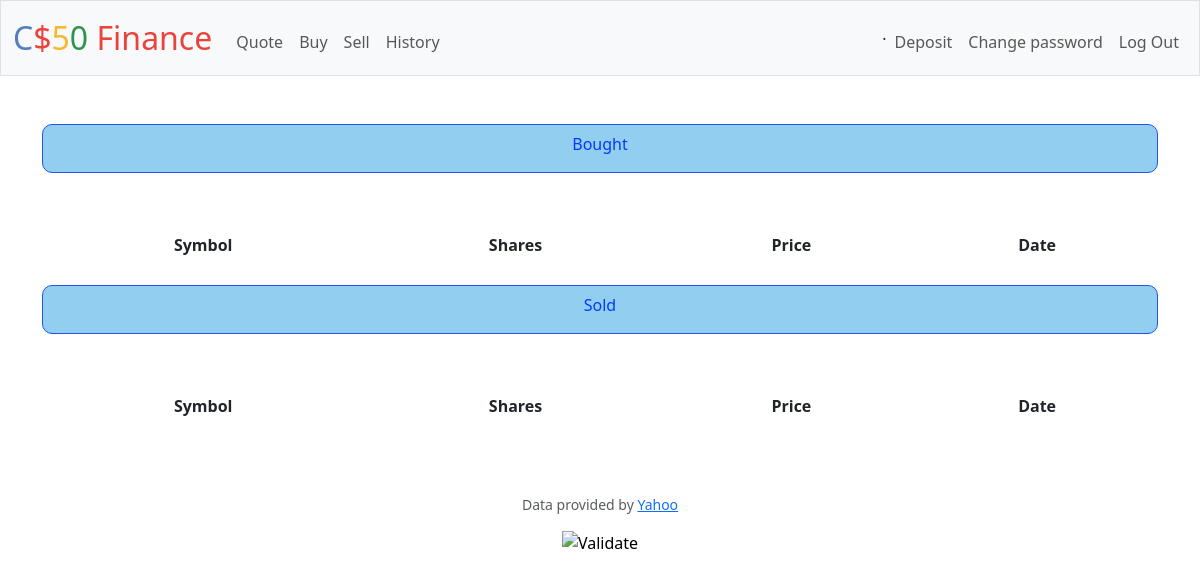
The app's page /history (signed in), older data.
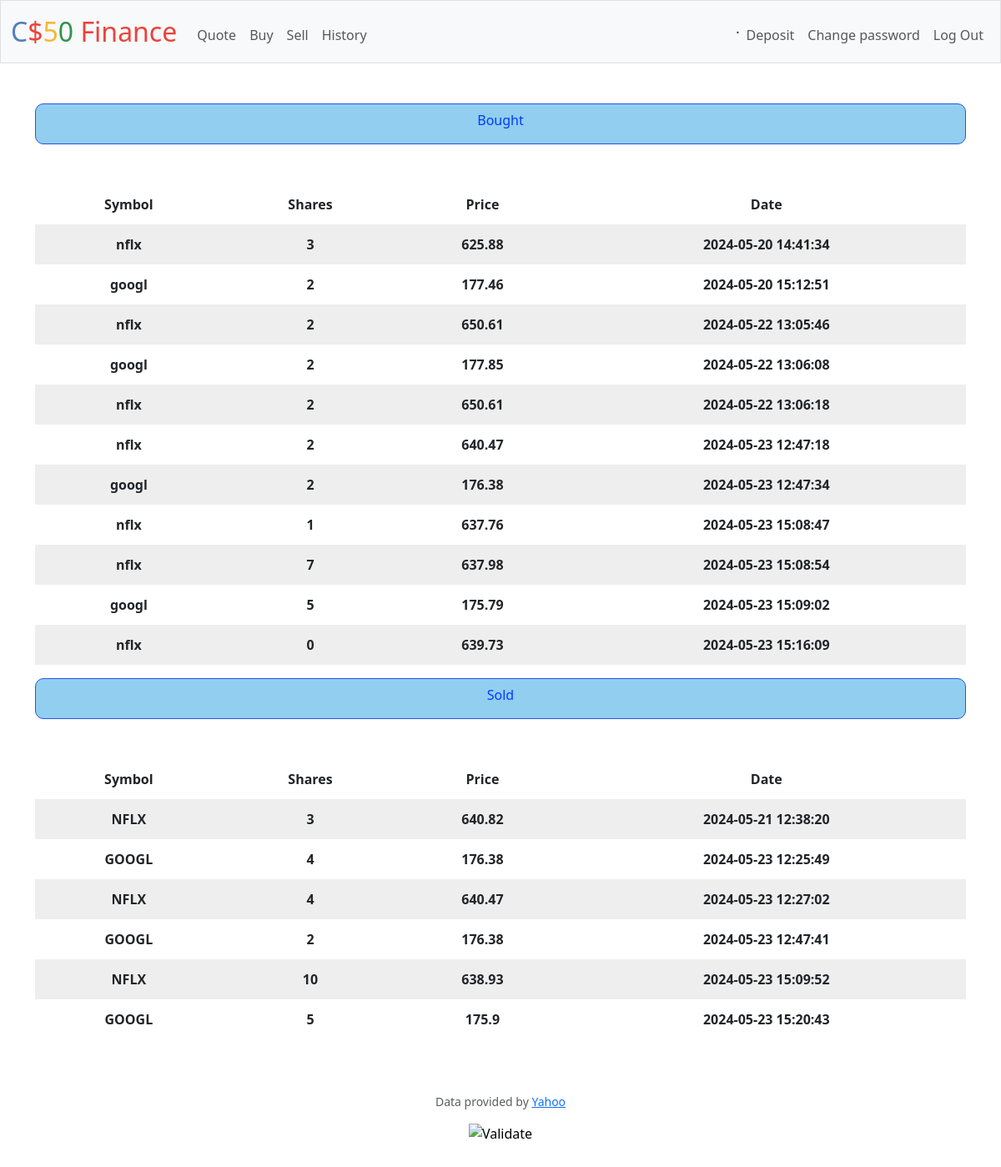
The same page, newer data.
### tables this page shows
CREATE TABLE buys (id INTEGER PRIMARY KEY AUTOINCREMENT NOT NULL, user TEXT NOT NULL, symbol TEXT NOT NULL, shares NUMERIC NOT NULL, price NUMERIC NOT NULL, dates DATETIME);

CREATE TABLE sells (id INTEGER PRIMARY KEY AUTOINCREMENT NOT NULL, user TEXT NOT NULL, symbol TEXT NOT NULL, shares NUMERIC NOT NULL, price NUMERIC NOT NULL, dates DATETIME);

### app.py (the view)
@app.route("/history")
@login_required
def history():
    user_result = db.execute(
            "SELECT username FROM users WHERE id = ?",
            session["user_id"]
            )
    user = user_result[0]["username"]
    bought = db.execute("SELECT * FROM buys WHERE user = ?", user)
    sold = db.execute("SELECT * FROM sells WHERE user = ?", user)
    return render_template("history.html", bought=bought, sold=sold)

### app.py (called while the page is built)
@app.after_request
def after_request(response):
    response.headers["Cache-Control"] = "no-cache, no-store, must-revalidate"
    response.headers["Expires"] = 0
    response.headers["Pragma"] = "no-cache"
    return response

### helpers.py (called while the page is built)
def login_required(f):
    @wraps(f)
    def decorated_function(*args, **kwargs):
        if session.get("user_id") is None:
            return redirect("/login")
        return f(*args, **kwargs)
    return decorated_function

### templates/history.html (shortened to what this page needs)
{% extends "layout.html" %}
{% block main %}
<div class="bought">
    <h6>Bought</h6>
</div>
<div>
    <table>
        <thead>
            <tr>
                <th>Symbol</th>
                <th>Shares</th>
                <th>Price</th>
                <th>Date</th>
            </tr>
        </thead>
        <tbody>
            {% for i in bought%}
            <tr>
                <td>{{ i["symbol"] }}</td>
                <td>{{ i["shares"] }}</td>
                <td>{{ i["price"] }}</td>
                <td>{{ i["dates"] }}</td>
            </tr>
            {% endfor %}
        </tbody>
    </table>
</div>
<div class="bought">
    <h6>Sold</h6>
</div>
<div>
    <table>
        <thead>
            <tr>
                <th>Symbol</th>
                <th>Shares</th>
                <th>Price</th>
                <th>Date</th>
            </tr>
        </thead>
        <tbody>
            {% for i in sold %}
            <tr>
                <td>{{ i["symbol"] | upper }}</td>
                <td>{{ i["shares"] }}</td>
                <td>{{ i["price"] }}</td>
                <td>{{ i["dates"] }}</td>
            </tr>
            {% endfor %}
        </tbody>
    </table>
</div>
{% endblock %}

Row changes from the older to the newer data that the page shows:
added buys: symbol "nflx", shares "3", price "625.88", dates "2024-05-20 14:41:34"
added buys: symbol "googl", shares "2", price "177.46", dates "2024-05-20 15:12:51"
added buys: symbol "nflx", shares "2", price "650.61", dates "2024-05-22 13:05:46"
added buys: symbol "googl", shares "2", price "177.85", dates "2024-05-22 13:06:08"
added buys: symbol "nflx", shares "2", price "650.61", dates "2024-05-22 13:06:18"
added buys: symbol "nflx", shares "2", price "640.47", dates "2024-05-23 12:47:18"
added buys: symbol "googl", shares "2", price "176.38", dates "2024-05-23 12:47:34"
added buys: symbol "nflx", shares "1", price "637.76", dates "2024-05-23 15:08:47"
added buys: symbol "nflx", shares "7", price "637.98", dates "2024-05-23 15:08:54"
added buys: symbol "googl", shares "5", price "175.79", dates "2024-05-23 15:09:02"
added buys: symbol "nflx", shares "0", price "639.73", dates "2024-05-23 15:16:09"
added sells: symbol "NFLX", shares "3", price "640.82", dates "2024-05-21 12:38:20"
added sells: symbol "GOOGL", shares "4", price "176.38", dates "2024-05-23 12:25:49"
added sells: symbol "NFLX", shares "4", price "640.47", dates "2024-05-23 12:27:02"
added sells: symbol "GOOGL", shares "2", price "176.38", dates "2024-05-23 12:47:41"
added sells: symbol "NFLX", shares "10", price "638.93", dates "2024-05-23 15:09:52"
added sells: symbol "GOOGL", shares "5", price "175.9", dates "2024-05-23 15:20:43"
